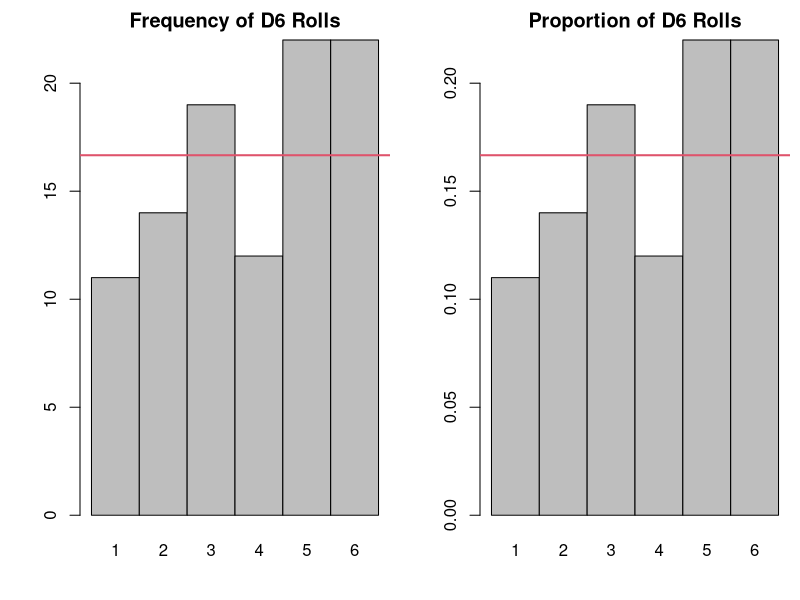
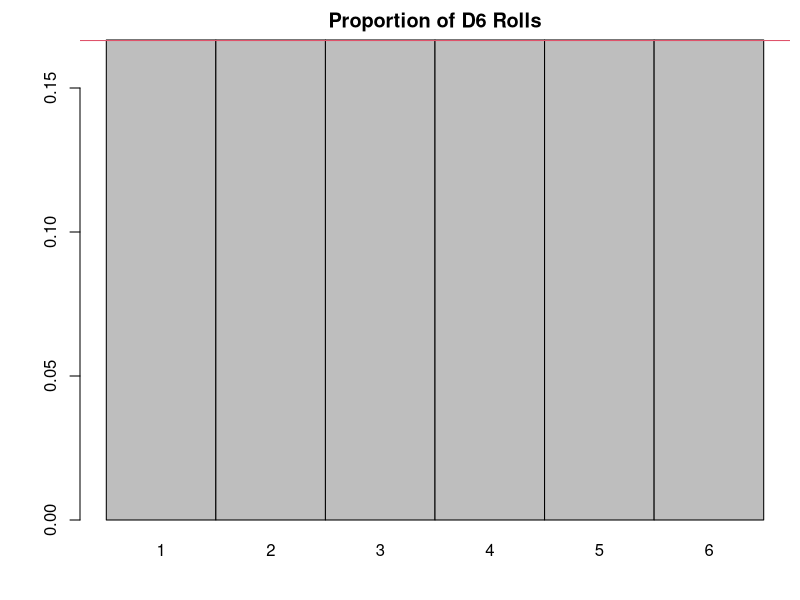
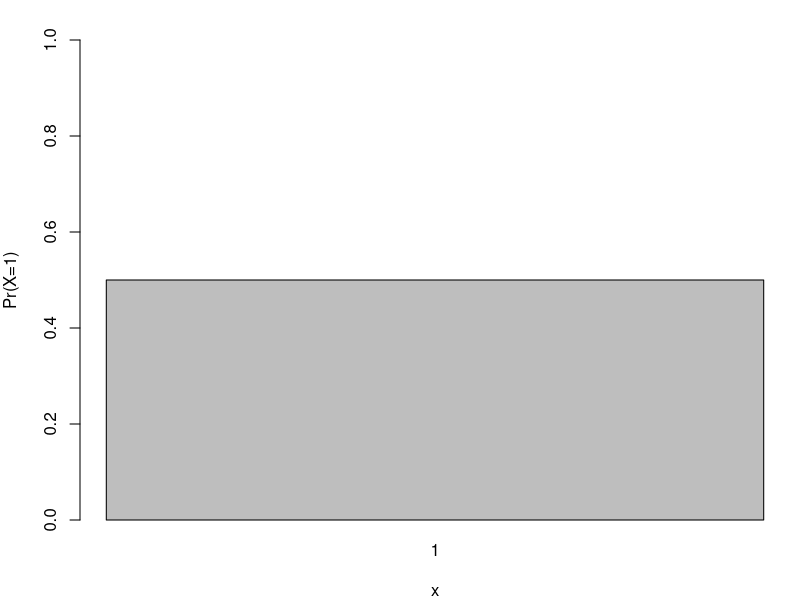
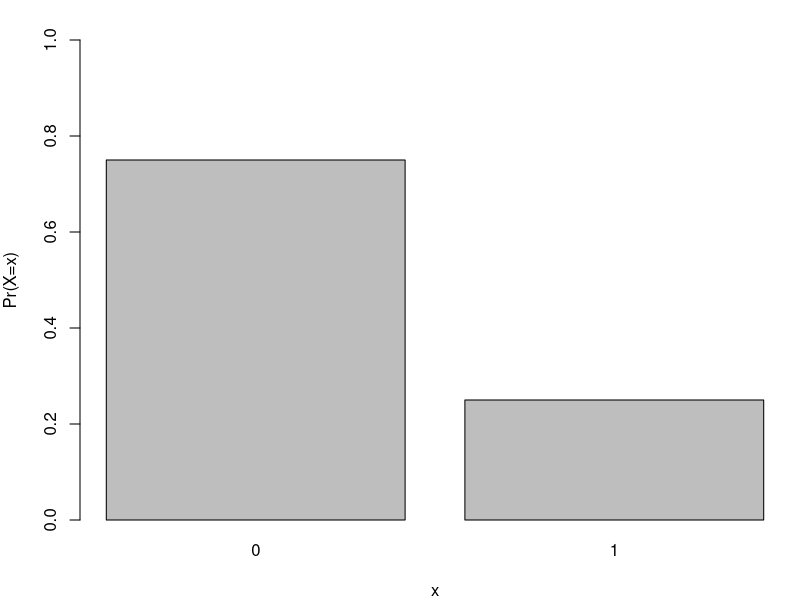
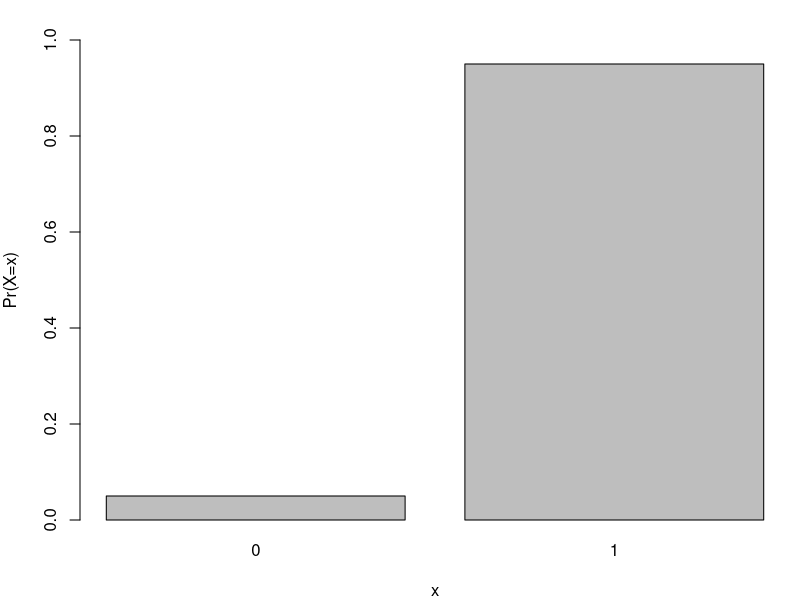
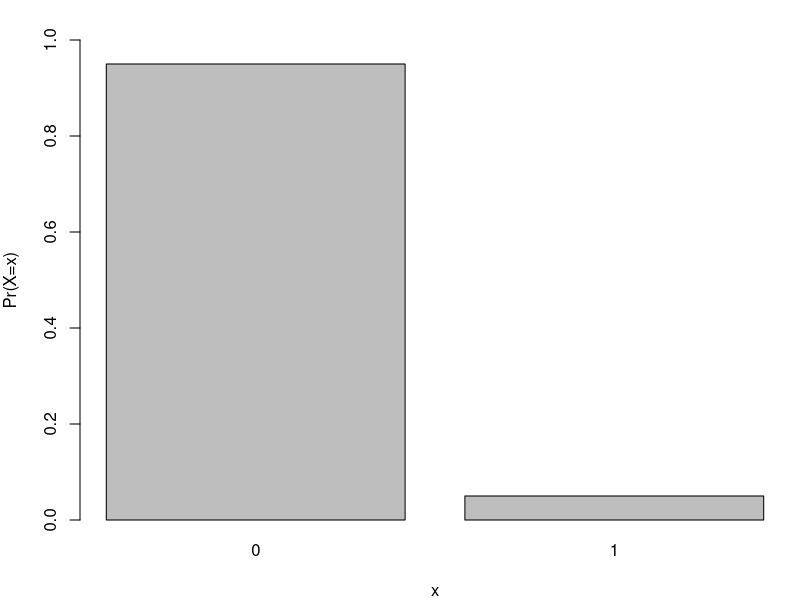
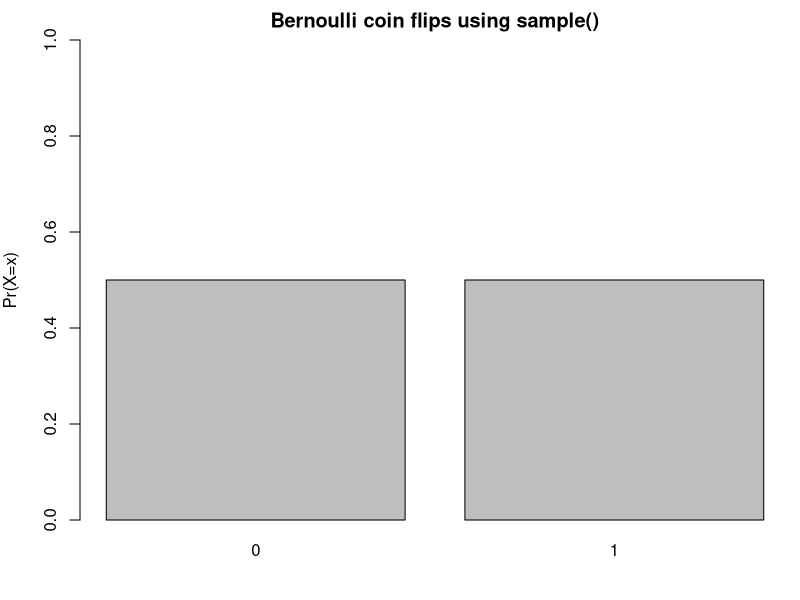
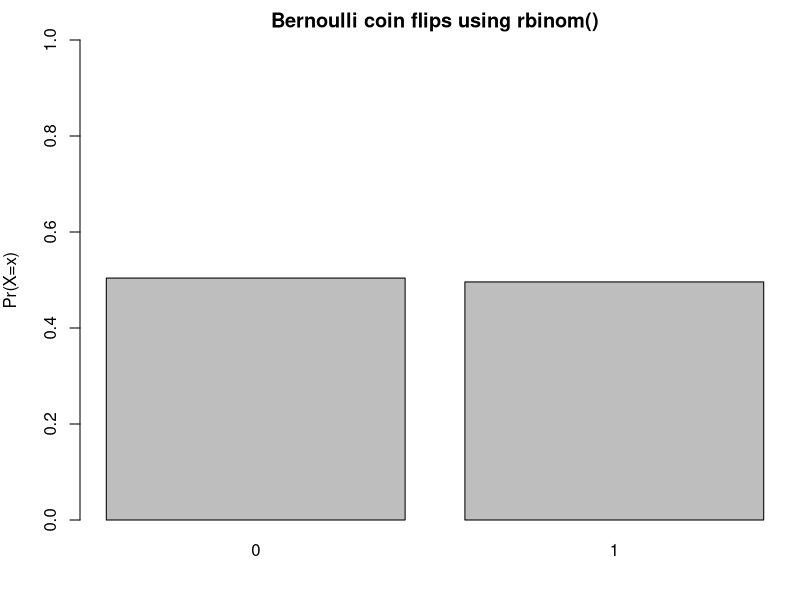

Write R code to recreate these figures, in order.
## R_Demo_Simulation_Learning_Probability_Discrete_Distributions.R
##########################################################################
## INSTRUCTOR: Christopher Fariss
## COURSE NAME: Advanced Computational Methods for Social Media and Textual Data (3B)
## University of Essex Summer School 2023
##
## Date: 2023-08-08
##
## Please e-mail me if you find any errors or have and suggestions
## e-mail: cjf0006@gmail.com
## e-mail: cjfariss@umich.edu
##########################################################################
## Introduction to tutorial:
##
## For this R tutorial, we will learn about:
##
## (1) Discrete probability distributions for discrete events (e.g., a coin flip; rolling a 6-sided dice).
## (2) Continuous probability distributions (e.g., SAT, GRE or LSAT scores; human weight at birth; distance from the center of the board for the beanbag toss or cornhole game)
##
## Note: This lesson contains information you will use in a program challenge this week: select one continuous and/or one discrete probability distribution from below (not including Uniform, Normal, Bernoulli, or Binomial) and describe it in detail with ## comments and R code. See the examples for Uniform, Normal, Bernoulli, or Binomial distributions below. If you select 2 distributions, make sure one is continuous and the other is discrete.
##
##########################################################################

## first we will construct a density function using the now familiar sample() function

## probability mass or probability density: this is just how much probability does each event/outcome have and it all needs to sum to 1 to be a probability measure (see the less from last week)

## What is density? Density is the relative probability of sampling an event at a specific point along the range of possible values defined by the function.

## let's see density in action by simulating the roll of a D6 in R using the sample() function
library(MASS)

## total number of rolls
## try changing this value from 100 to 1000 to 10000 to 100000
sim_n <- 100
sim_n

values <- sample(c(1,2,3,4,5,6), size=sim_n, replace=T)
table(values)
table(values)/sim_n

par(mfrow=c(1,2), mar=c(4,4,2,.5)) ## as always we can check the help file for the par() function ?par
barplot(table(values), names.arg=c(1,2,3,4,5,6), space=0, main="Frequency of D6 Rolls")
abline(h=sim_n/6, col=2, lwd=2)
barplot(table(values)/sim_n, names.arg=c(1,2,3,4,5,6), space=0, main="Proportion of D6 Rolls")
abline(h=1/6, col=2, lwd=2)

## what is the probability of getting 1 of the numbers on our fair D6?
## this is a probability density function for our D6 roll.
par(mfrow=c(1,1), mar=c(4,4,2,.5))
#par(mfrow=c(1,1), mar=c(6,6,4,4))
barplot(rep(1/6, 6), names.arg=c(1,2,3,4,5,6), space=0, main="Proportion of D6 Rolls", ylim=c(0,1/6))
abline(h=1/6, col=2, lwd=2)

##########################################################################
##
## Bernoulli distribution
##
## The Bernoulli distribution is a special case of the Binomial distribution
##
## The sample space S for the Bernoulli distribution, is defined to take one element.
## There are two probabilities estimated by the distribution p and 1-p.
## The probability distribution for p is in reference to when the variable y=1 and 1-p is in reference to when y=0.
##
## discrete range of the observed binary variable: [0,1]
## distribution function: p^y * (1-p)^(1-y)
## parameters: p is a continuous, real value parameter that ranges from 0 to 1,
## it is interpreted as the probability of success of a single trial (success is when y=1)
##
## R function names (all with size argument set to 1):
## dbinom
## pbinom
## qbinom
## rbinom
##
## parameters:
## formula for the mean: p
## formula for the variance: p*(1-p)
##
## let's define our own Bernoulli function
## the argument p can take real (continuous) values between 0 and 1
## the argument y can take discrete values of 0 or 1
Bernoulli_function <- function(p,y){
    p^y * (1-p)^(1-y)
}

## call our user defined function
Bernoulli_function(p=.5, y=1)
Bernoulli_function(p=.5, y=0)
Bernoulli_function(p=.25, y=1)
Bernoulli_function(p=.25, y=0)

## use R's base function for a Bernoulli distribution
dbinom(1,size=1,.5)
dbinom(0,size=1,.5)
dbinom(1,size=1,.25)
dbinom(0,size=1,.25)

dbinom(2,size=1,.25)

## graph the probability distribution
barplot(dbinom(x=1, size=1, prob=0.5), names.arg=c(1), ylim=c(0,1), ylab="Pr(X=1)", xlab="x")

## generate a vector with a 0 and 1
values <- dbinom(x=c(0,1), size=1, prob=0.25)
values

barplot(values, names.arg=c(0,1), ylim=c(0,1), ylab="Pr(X=x)", xlab="x")

values <- dbinom(x=c(0,1), size=1, prob=0.95)
barplot(values, names.arg=c(0,1), ylim=c(0,1), ylab="Pr(X=x)", xlab="x")

values <- dbinom(x=c(0,1), size=1, prob=0.05)
barplot(values, names.arg=c(0,1), ylim=c(0,1), ylab="Pr(X=x)", xlab="x")


## we can simulate the Bernoulli process with the sample() function or the rbinom() function

## simulate a Bernoulli trial with two coin flips using the sample() function
sim_n <- 10000
coin_flip_trial <- sample(c(0,1),size=sim_n, replace=TRUE, prob=c(.5,.5))
table(coin_flip_trial)/sim_n

## graph the simulation from above
barplot(table(coin_flip_trial)/sim_n, names.arg=c(0,1), ylim=c(0,1), ylab="Pr(X=x)", main="Bernoulli coin flips using sample()")

## simulate a Bernoulli trial with two coin flips using the rbinom() function
sim_n <- 10000
coin_flip_trial <- rbinom(sim_n, size=1, prob=.5)
table(coin_flip_trial)/sim_n

## graph the simulation from above
barplot(table(coin_flip_trial)/sim_n, names.arg=c(0,1), ylim=c(0,1), ylab="Pr(X=x)", main="Bernoulli coin flips using rbinom()")


##########################################################################
##
## Binomial distribution
##
## The sample space S for the Binomial distribution, is defined to take one element. There are two probabilities estimated by the distribution p and 1-p. The probability distribution for p is in reference to when the variable y=1 and 1-p is in reference to when y=0.
##
## discrete range of the observed binary variable: [0,N]
## distribution function: choose(N, y) * p^y * (1-p)^(N-y)
## parameters: p is a continuous, real value parameter that ranges from 0 to 1, it is interpreted as the probability of success of a single trial (success is when y=1). when N > 1, it is interpreted as the probability of success for each individual N trial
##
## choose(N, y) is the binomial coefficient and is defined as N!/(y!(N − y)!).
## This turns into a very large number as N increases.
## It is used to normalize (bound the probability for a binomial outcome) to range from 0 to 1.
## It is also called the normalization coefficient.
##
## R function names (all with size argument set to N):
## dbinom
## pbinom
## qbinom
## rbinom
##
## parameters:
## formula for the mean: N*p
## formula for the variance: N*p*(1-p)
##
## let's define our own Bernoulli function
## the argument p can take values between 0 and 1
## the argument y can take discrete values of 0 or 1
Binomial_function <- function(p,y,N){
    (factorial(N)/(factorial(y) * factorial(N-y) )) * p^y * (1-p)^(N-y)
}

## quick reminder on factorials
## factorials are just the product of all the integer values in a sequence starting from the largest number in the sequence down to 1
factorial(3) # 3! written out in math but this won't work in R
prod(3:1)
prod(seq(from=3,to=1,by=-1))
3*2*1

factorial(4)
prod(4:1)
prod(seq(4,1))
4*3*2*1

## careful with this rule though
factorial(0)
prod(0)

## call our user defined function
Binomial_function(p=.5, y=2, N=2)
Binomial_function(p=.5, y=1, N=2)
Binomial_function(p=.5, y=0, N=2)
Binomial_function(p=.25, y=2, N=2)
Binomial_function(p=.25, y=1, N=2)
Binomial_function(p=.25, y=0, N=2)

Binomial_function(p=.25, y=2, N=2) + Binomial_function(p=.25, y=1, N=2) + Binomial_function(p=.25, y=0, N=2)

## use R's base function for a Binomial distribution
dbinom(2,size=2,.5)
dbinom(1,size=2,.5)
dbinom(0,size=2,.5)
dbinom(2,size=2,.25)
dbinom(1,size=2,.25)
dbinom(0,size=2,.25)

## write out binomial function using the choose() function instead of factorial
Binomial_function_2 <- function(p,y,N){
    choose(N,y) * p^y * (1-p)^(N-y)
}
Binomial_function_2(p=.5, y=2, N=2)
Binomial_function(p=.5, y=2, N=2)
dbinom(2,size=2,.5)


## simulate a binomial trial with two coin flips
sim_n <- 10000
coin_flip_trial1 <- sample(c(0,1),size=sim_n, replace=TRUE)
coin_flip_trial2 <- sample(c(0,1),size=sim_n, replace=TRUE)
table(coin_flip_trial1)/sim_n
table(coin_flip_trial2)/sim_n

table(coin_flip_trial1 + coin_flip_trial2)/sim_n

## graph the simulation from above
barplot(table(coin_flip_trial1 + coin_flip_trial2)/sim_n, names.arg=c(0,1,2), ylim=c(0,1), ylab="Pr(X=x)", main="Binomial trial (2 coin flips) using sample()")

## simulate a Bernoulli trial with two coin flips using the rbinom() function
sim_n <- 10000
coin_flip_trial <- rbinom(sim_n, size=2, prob=.5)
table(coin_flip_trial)/sim_n

## graph the simulation from above
barplot(table(coin_flip_trial)/sim_n, names.arg=c(0,1,2), ylim=c(0,1), ylab="Pr(X=x)", main="Binomial trial (2 coin flips) using rbinom()")


## graph the density or mass of the binomial trial with two coin flips
values <- dbinom(x=c(0,1,2), size=2, prob=0.5)
values
par(mfrow=c(1,1))
barplot(values, names.arg=c(0,1,2), ylim=c(0,1), ylab="Pr(X=x)")

## graph the density or mass of the binomial trial with two coin flips but with a different probability
values <- dbinom(x=c(0,1,2), size=2, prob=1/3)
values
barplot(values, names.arg=c(0,1,2), ylim=c(0,1), ylab="Pr(X=x)")

## graph the density or mass of the binomial trial with six coin flips
values <- dbinom(x=c(0,1,2,3,4,5,6), size=6, prob=1/2)
values
sum(values)
barplot(values, names.arg=c(0:6), ylim=c(0,1), ylab="Pr(X=x)")

## graph the density or mass of the binomial trial with five coin flips
values <- dbinom(x=c(0,1,2,3,4,5), size=5, prob=1/2)
values
barplot(values, names.arg=c(0:5), ylim=c(0,1), ylab="Pr(X=x)")


## graph the density or mass of the binomial trial with ten coin flips
values <- dbinom(x=0:10, size=10, prob=.5)
values
barplot(values, names.arg=c(0:10), ylim=c(0,1), ylab="Pr(X=x)")


## graph the density or mass of the binomial trial with ten coin flips but with a higher probability of getting "heads"
values <- dbinom(x=0:10, size=10, prob=.9)
values
barplot(values, names.arg=c(0:10), ylim=c(0,1), ylab="Pr(X=x)")


## here is where the program challenge questions start

##########################################################################
## Additional probability distributions for discrete variables (integers that are usually strictly positive)
##########################################################################
##
##########################################################################
## Poisson distribution
##
## R function names:
## dpois
## ppois
## qpois
## rpois
##
##########################################################################
## geometric distribution
##
## R function names:
## dgeom
## pgeom
## qgeom
## rgeom
##
##########################################################################
## negative binomial distribution
##
## R function names:
## dnbinom
## pnbinom
## qnbinom
## rnbinom
##
##########################################################################
## hypergeometric distribution
##
## R function names:
## dhyper
## phyper
## qhyper
## rhyper
##
##########################################################################
## multinomial distribution
##
## R function names:
## rmultinom
## dmultinom
##
